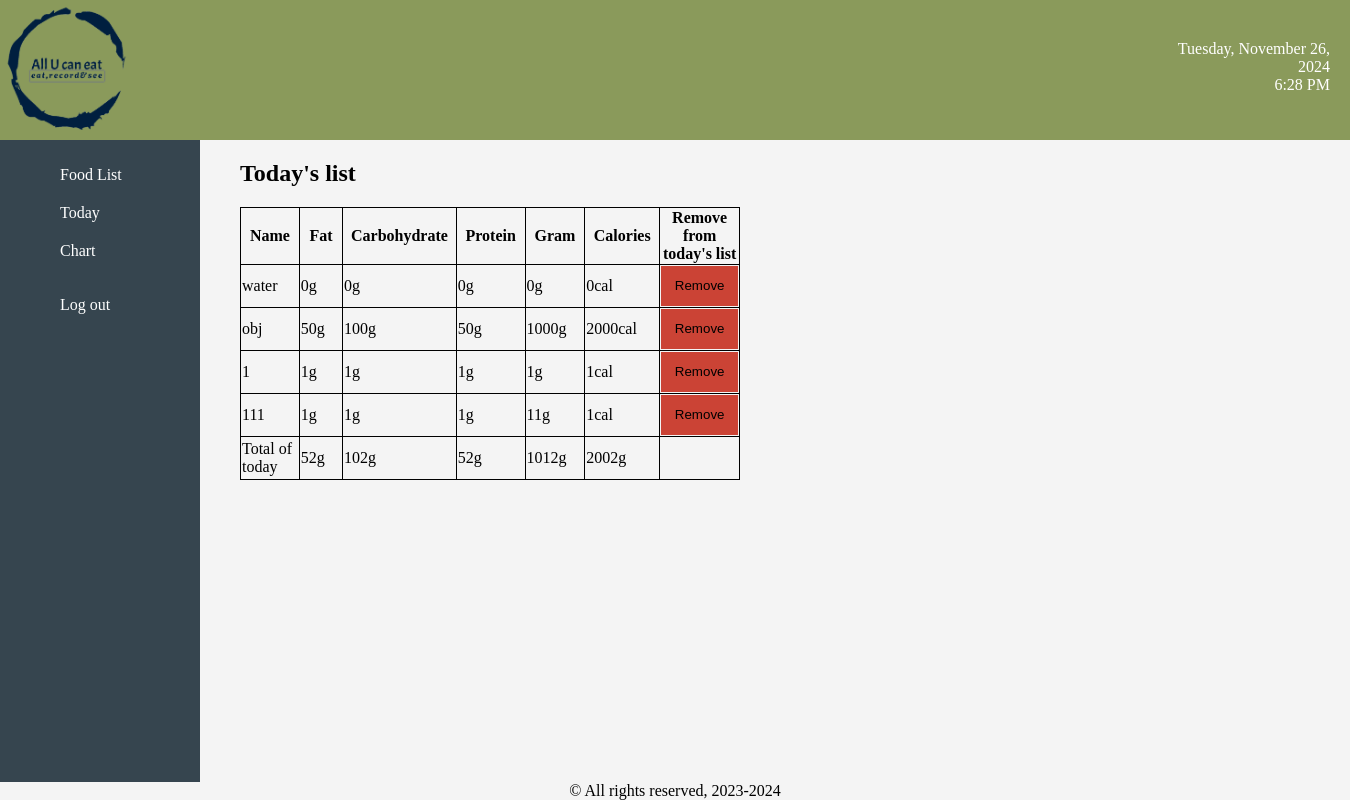
/?page=page2, run on the app's committed database.
### tables this page shows
CREATE TABLE IF NOT EXISTS `today_list` (
  `id` int(11) NOT NULL PRIMARY KEY,
  `food_list_id` int(11) NOT NULL,
  FOREIGN KEY (`food_list_id`) REFERENCES `food_list`(`id`)
);

CREATE TABLE IF NOT EXISTS `food_list` (
  `id` int(11) NOT NULL PRIMARY KEY,
  `name` varchar(255) NOT NULL,
  `fat` decimal(11,0) NOT NULL,
  `carbohydrate` decimal(11,0) NOT NULL,
  `protein` decimal(11,0) NOT NULL,
  `gram` decimal(11,0) NOT NULL,
  `calories` decimal(11,0) NOT NULL
);

### content/page2.php (the view, shortened to what this page needs)
<?php
$mysqli = require __DIR__ . "/db.php";
$sql = "SELECT * FROM food_list JOIN today_list on food_list.id=today_list.food_list_id";
$result = $mysqli->query($sql);
$sqlsum = "SELECT
    SUM(fat) AS total_fat,
    SUM(carbohydrate) AS total_carbohydrate,
    SUM(protein) AS total_protein,
    SUM(gram) AS total_gram,
    SUM(calories) AS total_calories
FROM food_list JOIN today_list ON food_list.id = today_list.food_list_id";
$sumresult = $mysqli->query($sqlsum);
if ($sumresult) {
    $sum_row = $sumresult->fetch_assoc();
    $total_fat = $sum_row['total_fat'];
    $total_carbohydrate = $sum_row['total_carbohydrate'];
    $total_protein = $sum_row['total_protein'];
    $total_gram = $sum_row['total_gram'];
    $total_calories = $sum_row['total_calories'];
}
?>
<h2>Today's list</h2>
<table class="table">
        <thead>
                <tr>
                    <th>Name</th>
                    <th>Fat</th>
                    <th>Carbohydrate</th>
                    <th>Protein</th>
                    <th>Gram</th>
                    <th>Calories</th>
                    <th>Remove from <br> today's list</th>
                </tr>
            </thead>
            <tbody>
                <?php while ($row = $result->fetch_assoc()): ?>
                <tr class="table_body">
                    <td><?php echo ($row['name']); ?></td>
                    <td><?php echo ($row['fat']); ?>g</td>
                    <td><?php echo ($row['carbohydrate']); ?>g</td>
                    <td><?php echo ($row['protein']); ?>g</td>
                    <td><?php echo ($row['gram']); ?>g</td>
                    <td><?php echo ($row['calories']); ?>cal</td>
                    <td>
                    <form action="content/delete_today.php" method="GET" class="delete">
                        <button type="submit" class="delete">Remove</button>
                    </form>
                    </td>
                </tr>
                <?php endwhile; ?>
                <tr class="sum">
                    <td>Total of today</td>
                    <td><?php echo ($total_fat); ?>g</td>
                    <td><?php echo ($total_carbohydrate); ?>g</td>
                    <td><?php echo ($total_protein); ?>g</td>
                    <td><?php echo ($total_gram); ?>g</td>
                    <td><?php echo ($total_calories); ?>g</td>
                </tr>
            </tbody>
        </table>

### index.css (style rules this page uses)
body { margin: auto; display: flex; flex-direction: column; height: 100vh; width: 100%; }
table, th, td { border: 1px solid black; border-collapse: collapse; height: 40px; width: 500px; }
.delete { border:none; height: 100%; width: 100%; background-color: #CB4335; }

### data on the page
today_list: food_list.name "water", food_list.fat "0", food_list.carbohydrate "0", food_list.protein "0", food_list.gram "0", food_list.calories "0"
today_list: food_list.name "obj", food_list.fat "50", food_list.carbohydrate "100", food_list.protein "50", food_list.gram "1000", food_list.calories "2000"
today_list: food_list.name "1", food_list.fat "1", food_list.carbohydrate "1", food_list.protein "1", food_list.gram "1", food_list.calories "1"
today_list: food_list.name "111", food_list.fat "1", food_list.carbohydrate "1", food_list.protein "1", food_list.gram "11", food_list.calories "1"

### other printed values
$total_fat "52"
$total_carbohydrate "102"
$total_protein "52"
$total_gram "1012"
$total_calories "2002"
